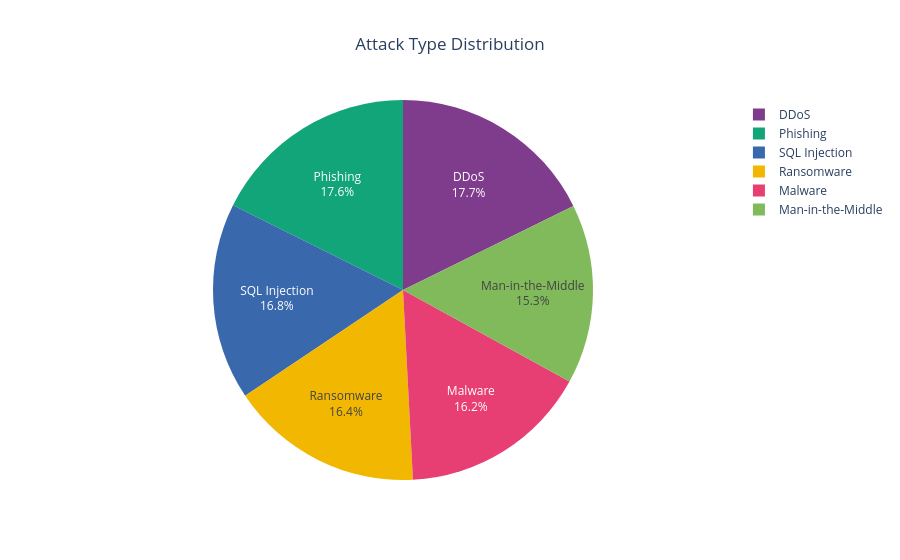
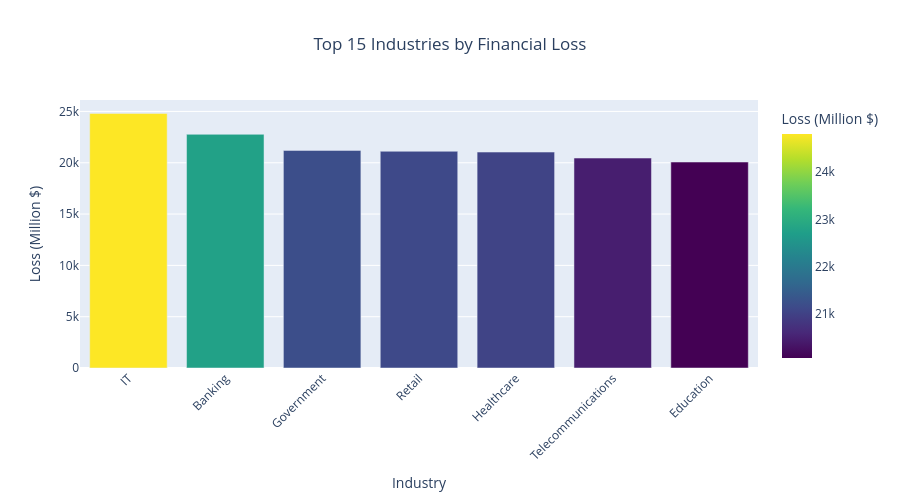

Notebook source saved alongside these figures, in order:
### Code cell
# ===========================
# Additional Graphs for Cyber Threat Analysis
# ===========================

import plotly.graph_objects as go

# ===========================
# Plot 8: Attack Types Distribution (Pie Chart)
# ===========================
attack_counts = df['Attack Type'].value_counts().reset_index()
attack_counts.columns = ['Attack Type', 'Count']

fig4 = px.pie(
    attack_counts, values='Count', names='Attack Type',
    title='Attack Type Distribution',
    color_discrete_sequence=px.colors.qualitative.Bold
)
fig4.update_traces(textposition='inside', textinfo='percent+label')
fig4.update_layout(title_x=0.5)
fig4.show()

# ===========================
# Plot 9: Financial Loss by Target Industry (Bar Chart)
# ===========================
industry_loss = df.groupby('Target Industry')['Financial Loss (in Million $)'].sum().nlargest(15).reset_index()
fig5 = px.bar(
    industry_loss,
    x='Target Industry', y='Financial Loss (in Million $)',
    title='Top 15 Industries by Financial Loss',
    labels={'Financial Loss (in Million $)': 'Loss (Million $)', 'Target Industry': 'Industry'},
    color='Financial Loss (in Million $)',
    color_continuous_scale='Viridis',
    height=500
)
fig5.update_layout(xaxis_tickangle=-45, title_x=0.5)
fig5.show()

# ===========================
# Plot 10: Incident Resolution Time Distribution (Box Plot by Attack Type)
# ===========================
fig6 = px.box(
    df, x='Attack Type', y='Incident Resolution Time (in Hours)',
    title='Incident Resolution Time by Attack Type',
    labels={'Incident Resolution Time (in Hours)': 'Resolution Time (Hours)', 'Attack Type': 'Type'},
    color='Attack Type',
    points='all',
    height=450
)
fig6.update_layout(xaxis_tickangle=-45, title_x=0.5)
fig6.show()

# ===========================
# Plot 11: Security Vulnerability Types (Horizontal Bar Chart)
# ===========================
vulnerability_counts = df['Security Vulnerability Type'].value_counts().nlargest(12).reset_index()
vulnerability_counts.columns = ['Vulnerability', 'Count']

fig7 = px.bar(
    vulnerability_counts,
    y='Vulnerability', x='Count', orientation='h',
    title='Top Security Vulnerability Types',
    labels={'Count': 'Number of Incidents', 'Vulnerability': 'Type'},
    color='Count',
    color_continuous_scale='Plasma',
    height=450
)
fig7.update_layout(yaxis={'categoryorder':'total ascending'}, title_x=0.5)
fig7.show()

# ===========================
# Plot 12: Defense Mechanism Usage (Donut Chart)
# ===========================
defense_counts = df['Defense Mechanism Used'].value_counts().reset_index()
defense_counts.columns = ['Defense Mechanism', 'Count']

fig8 = go.Figure(data=[go.Pie(
    labels=defense_counts['Defense Mechanism'],
    values=defense_counts['Count'],
    hole=0.4,
    marker_colors=px.colors.sequential.Blues
)])
fig8.update_layout(
    title_text='Defense Mechanism Usage',
    annotations=[dict(text='Defense', x=0.5, y=0.5, font_size=20, showarrow=False)]
)
fig8.show()

### Figure 1 — Plotly figure (JSON) as saved in the notebook; plotly's stock layout.template omitted (floating-point values rounded to 4 significant figures)
{"data": [{"domain": {"x": [0, 1], "y": [0, 1]}, "hovertemplate": "Attack Type=%{label}<br>Count=%{value}<extra></extra>", "labels": ["DDoS", "Phishing", "SQL Injection", "Ransomware", "Malware", "Man-in-the-Middle"], "legendgroup": "", "name": "", "showlegend": true, "textinfo": "percent+label", "textposition": "inside", "type": "pie", "values": [531, 529, 503, 493, 485, 459]}], "layout": {"legend": {"tracegroupgap": 0}, "piecolorway": ["rgb(127, 60, 141)", "rgb(17, 165, 121)", "rgb(57, 105, 172)", "rgb(242, 183, 1)", "rgb(231, 63, 116)", "rgb(128, 186, 90)", "rgb(230, 131, 16)", "rgb(0, 134, 149)", "rgb(207, 28, 144)", "rgb(249, 123, 114)", "rgb(165, 170, 153)"], "title": {"text": "Attack Type Distribution", "x": 0.5}}}

### Figure 2 — Plotly figure (JSON) as saved in the notebook; plotly's stock layout.template omitted (floating-point values rounded to 4 significant figures)
{"data": [{"alignmentgroup": "True", "hovertemplate": "Industry=%{x}<br>Loss (Million $)=%{marker.color}<extra></extra>", "legendgroup": "", "marker": {"color": [24810.0, 22770.0, 21210.0, 21120.0, 21040.0, 20460.0, 20070.0], "coloraxis": "coloraxis", "pattern": {"shape": ""}}, "name": "", "offsetgroup": "", "orientation": "v", "showlegend": false, "textposition": "auto", "type": "bar", "x": ["IT", "Banking", "Government", "Retail", "Healthcare", "Telecommunications", "Education"], "xaxis": "x", "y": [24810.0, 22770.0, 21210.0, 21120.0, 21040.0, 20460.0, 20070.0], "yaxis": "y"}], "layout": {"barmode": "relative", "coloraxis": {"colorbar": {"title": {"text": "Loss (Million $)"}}, "colorscale": [[0, "#440154"], [0.1111, "#482878"], [0.2222, "#3e4989"], [0.3333, "#31688e"], [0.4444, "#26828e"], [0.5556, "#1f9e89"], [0.6667, "#35b779"], [0.7778, "#6ece58"], [0.8889, "#b5de2b"], [1, "#fde725"]]}, "height": 500, "legend": {"tracegroupgap": 0}, "title": {"text": "Top 15 Industries by Financial Loss", "x": 0.5}, "xaxis": {"anchor": "y", "domain": [0, 1], "tickangle": -45, "title": {"text": "Industry"}}, "yaxis": {"anchor": "x", "domain": [0, 1], "title": {"text": "Loss (Million $)"}}}}
